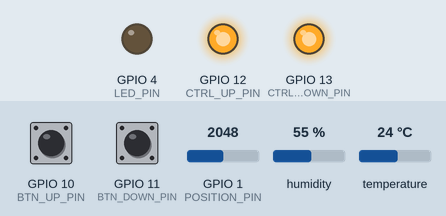
Simulated run of this sketch. Board: ESP32-S3. Parts: output pins drawn as LEDs (lit = HIGH). The inputs (shaded band) are chosen by the test bench; at power-on: GPIO 10 (BTN_UP_PIN) HIGH, GPIO 1 (POSITION_PIN) = 2048, GPIO 11 (BTN_DOWN_PIN) HIGH, humidity 55 %, temperature 24 °C (analog values on the 0–4095 scale). WiFi joins after 1.5 s; servers stay silent unless stated; no MQTT or app messages arrive unless stated.

Above: at 4.4 s.
4.5 s: GPIO 10 (BTN_UP_PIN) pulled LOW for 0.15 s
At 5.7 s:
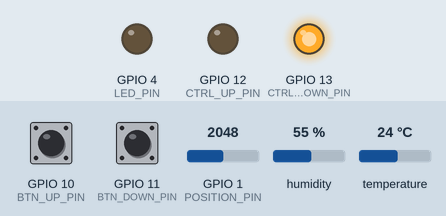
6.1 s: GPIO 1 (POSITION_PIN) set to 3603
At 7.1 s:
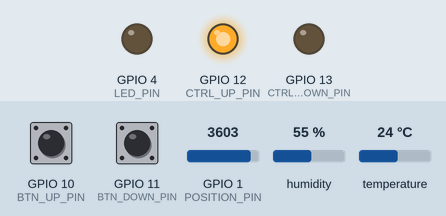
7.6 s: GPIO 1 (POSITION_PIN) set to 2866
At 8.8 s:
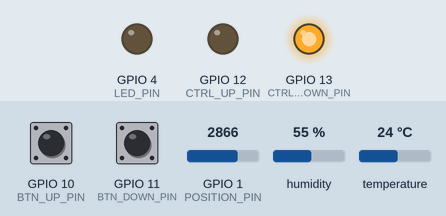
9.1 s: GPIO 1 (POSITION_PIN) set to 4095
At 10.6 s:
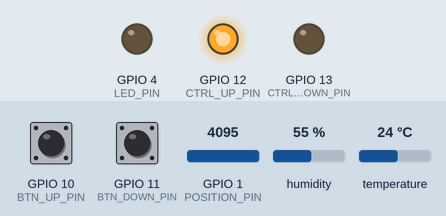
Timing chart, 0 to 11.7 s (numbered marks = the images above; inputs shaded):
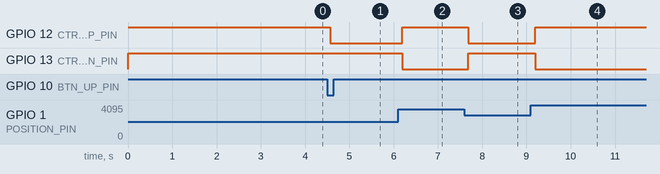

Measured:
- after the input at 4.5 s, GPIO 12 (CTRL_UP_PIN): HIGH → LOW after 0.06 s
- after the input at 6.1 s, GPIO 12 (CTRL_UP_PIN): LOW → HIGH after 0.10 s; GPIO 13 (CTRL_DOWN_PIN): HIGH → LOW after 0.10 s
- after the input at 7.6 s, GPIO 12 (CTRL_UP_PIN): HIGH → LOW after 0.09 s; GPIO 13 (CTRL_DOWN_PIN): LOW → HIGH after 0.09 s
- after the input at 9.1 s, GPIO 12 (CTRL_UP_PIN): LOW → HIGH after 0.10 s; GPIO 13 (CTRL_DOWN_PIN): HIGH → LOW after 0.10 s

The sketch:

LinakMotorController.ino
```cpp
#include <Wire.h>
#include <EEPROM.h>
#include <WiFi.h>
#include <PubSubClient.h>
#include <AM2302-Sensor.h>

//#define DEBUG

#ifdef DEBUG
  const uint16_t UART_SPEED       = 9600;
#endif
// Pins used
const uint8_t POSITION_PIN    = 1; // ADC value from violet wire
const uint8_t LED_PIN         = 4; // Used for errors
const uint8_t BTN_UP_PIN      = 10; // 1 on PCB
const uint8_t BTN_DOWN_PIN    = 11; // 2 on PCB
const uint8_t CTRL_UP_PIN     = 12; // 3 on PCB
const uint8_t CTRL_DOWN_PIN   = 13; // 4 on PCB
const uint8_t DHT22_PIN       = 14; // 5 on PCB

// Constants
const char* SSID              = "WIF_SSID";
const char* PASSWORD          = "WIFI_PASSWORD";
const char* MQTT_SERVER       = "XXX.XXX.XXX.XXX";
const char* MQTT_USERNAME     = "MQTT_USER";
const char* MQTT_PASSWORD     = "MQTT_PASSWORD";
const char* CLIENT_ID         = "Linak1";
const char* TOPIC_TEMPERATURE = "wifi/Linak1/Temperature";
const char* TOPIC_HUMIDITY    = "wifi/Linak1/Humidity";
const char* TOPIC_POSITION    = "wifi/Linak1/Position"; // Report position
const char* TOPIC_S_POSITION  = "wifi/Linak1/setPosition"; // Set position
const char* TOPIC_BUTTON      = "wifi/Linak1/Button"; // Report Button
const char* TOPIC_S_BUTTON    = "wifi/Linak1/setButton"; //Set Button

// Handle in OpenHAB
//const char* TOPIC_ALLOW_OPEN  = "Linak1/OpeningAllowed";
// Distance 0 to 500mm
// Board 1
// R2 = 0.996k, R1 = 9.99k, @10V the output is 907mV or 3378 ADC
// @ 500mm we have 2880ADC, so the distance d = 0.1736*ADC units
const float  POSITION_COEFF     = 0.1736;
const float  POSITION_TOLERANCE = 0.2; // in mm
const float  POSITION_MAX       = 500.0; // in mm
// Handle in OpenHAB

const uint16_t WIFI_PERIOD      = 1000;
const uint16_t WIFI_BREAK       = 2000;
const uint16_t MQTT_PERIOD      = 5; // Seconds
const uint8_t DEBOUNCE_DELAY    = 50;
const uint8_t DELAY_MQTT        = 50;
const uint8_t NO_OF_READINGS    = 10;

const uint8_t BUTTON_NONE       = 0;
const uint8_t BUTTON_DOWN       = 1;
const uint8_t BUTTON_UP         = 2;
const uint8_t BUTTON_STOP       = 3;

// Global variables
AM2302::AM2302_Sensor am2302(DHT22_PIN);
WiFiClient wifiClient;
PubSubClient mqttClient(wifiClient);
// Time incremented in interrupt
volatile uint16_t mqttTime = 0;
// Used to know the position to get to and current position
float targetPosition = 0.0;
float prevTargetPosition = 0.0;
// Current button
uint8_t crtMqttButton = BUTTON_NONE;
uint8_t crtHwButton = BUTTON_NONE;
// Motor position
float crtPosition = 0.0;
// Timer
hw_timer_t * timer = NULL;

// Function prototypes
void setupWiFi();
void reconnectMQTT();
void publishToMQTT(const char* topic, const String& payload);
void mqttCallback(char* topic, byte* payload, unsigned int length);
uint8_t isInTolerace();
void processPosition() ;
void moveMotor();
void moveStop();
void checkButtons();
float getPosition();
void getButtons();
void publishSensors();
void wifiErrorHandler();
void mqttErrorHandler();

// Timer interrupt function
void IRAM_ATTR onTimer() {
  mqttTime++;
}

void setup() {
  #ifdef DEBUG
    Serial.begin(UART_SPEED);
  #endif
  analogSetAttenuation(ADC_2_5db);
  analogReadResolution(12);
  pinMode(LED_PIN, OUTPUT);
  pinMode(BTN_UP_PIN, INPUT);
  pinMode(BTN_DOWN_PIN, INPUT);
  pinMode(CTRL_UP_PIN, OUTPUT);
  pinMode(CTRL_DOWN_PIN, OUTPUT);
  digitalWrite(CTRL_UP_PIN, HIGH);
  digitalWrite(CTRL_DOWN_PIN, HIGH);
  // Get motor position
  crtPosition = getPosition();
  // Set up AM302 THT 22
  am2302.begin();
  // Start WiFi
  setupWiFi();
  // Start MQTT
  mqttClient.setServer(MQTT_SERVER, 1883);
  mqttClient.setCallback(mqttCallback);
  mqttClient.subscribe(TOPIC_S_POSITION); // Subscribe to position topic
  mqttClient.subscribe(TOPIC_S_BUTTON); // Subscribe to Buttons topic
  // Publish all topics
  publishSensors();
  // Timer initialization
  // Set timer frequency to 1Mhz (default timer frequency is 80MHz)
  timer = timerBegin(0, 80, true);
  // Attach onTimer function to our timer.
  timerAttachInterrupt(timer, &onTimer, true);
  // Set alarm to call onTimer function every second (value in microseconds).
  // Repeat the alarm (third parameter) with unlimited count = 0 (fourth parameter).
  timerAlarmWrite(timer, 1000000, true);
  timerAlarmEnable(timer);
  #ifdef DEBUG
    Serial.println("Done.");
  #endif
}

void loop() {
  yield();
  mqttClient.loop();
  // Check if a button is pressed and move the motor
  checkButtons();
  // If we get ane new position from MQTT
  if(prevTargetPosition != targetPosition){
    moveMotor();
  }
  // Publish sensor data to MQTT server
  if (mqttTime >= MQTT_PERIOD) {
    publishSensors();
    mqttTime = 0;
  }

  // Flash LED for WiFi or MQTT errors
  if (!WiFi.isConnected()) {
    wifiErrorHandler();
  }
  if (!mqttClient.connected()) {
    mqttErrorHandler();
  }
}

// Set up WiFi connection
void setupWiFi() {
  WiFi.mode(WIFI_STA);
  WiFi.hostname(CLIENT_ID);
  WiFi.useStaticBuffers(true);
  WiFi.disconnect();
  delay(WIFI_PERIOD);
  WiFi.begin(SSID, PASSWORD);
  // Wait until WiFi is connected
  while (WiFi.status() != WL_CONNECTED) {
    delay(WIFI_PERIOD);
  }
}

// Reconnect to MQTT server if connection lost
void reconnectMQTT() {
  while (!mqttClient.connected()) {
    if (mqttClient.connect(CLIENT_ID, MQTT_USERNAME, MQTT_PASSWORD)) {
      // Subscribe to position topic once connected
      mqttClient.subscribe(TOPIC_S_POSITION);
      mqttClient.subscribe(TOPIC_S_BUTTON);
    } else {
      delay(WIFI_PERIOD);
    }
  }
}

// Publish data to MQTT server
void publishToMQTT(const char* topic, const String& payload) {
  if (!mqttClient.connected()) {
    reconnectMQTT();
  }
  mqttClient.publish(topic, payload.c_str());
  delay(DELAY_MQTT);
}

// MQTT callback function
void mqttCallback(char* topic, byte* payload, unsigned int length) {
  String messageTemp;
  for (int i = 0; i < length; i++) {
    messageTemp += (char)payload[i];
  }
  if (strcmp(topic, TOPIC_S_POSITION) == 0) {
    // If the motor is not moving accept new position
    targetPosition = messageTemp.toFloat();
  }
  if (strcmp(topic, TOPIC_S_BUTTON) == 0) {
    crtMqttButton = messageTemp.toInt();
  }
}

// Check if the current position is within tolerance
uint8_t isInTolerace() {
  if((targetPosition > (crtPosition - POSITION_TOLERANCE)) && (targetPosition < (crtPosition + POSITION_TOLERANCE))) {
    return 1;
  } else {
    return 0;
  }
}

void processPosition() {
  // Move motor based on position change
  if (targetPosition < crtPosition) {
    // Pull motor rod
    digitalWrite(CTRL_UP_PIN, HIGH);
    digitalWrite(CTRL_DOWN_PIN, LOW);
    crtMqttButton = BUTTON_DOWN;
  } else if (targetPosition > crtPosition) {
    // Push motor rod
    digitalWrite(CTRL_UP_PIN, LOW);
    digitalWrite(CTRL_DOWN_PIN, HIGH);
    crtMqttButton = BUTTON_UP;
  }
}

// Move the motor
void moveMotor() {
  // Get current position
  crtPosition = getPosition();
  // Do I need to move?
  if(!isInTolerace()) {
    processPosition();
    uint16_t prevMqttTime = mqttTime;
    while(!isInTolerace()) {
      // Get current position
      crtPosition = getPosition();
      // Check if stop button is pressed/ check MQTT
      getButtons();
      processPosition();
      yield();
      mqttClient.loop();
      // Exit if we detect stop
      if ((crtHwButton == BUTTON_STOP) || (crtMqttButton == BUTTON_STOP)) break;
      // Send position to MQTT every second
      if(prevMqttTime != mqttTime) {
        prevMqttTime = mqttTime;
        publishToMQTT(TOPIC_BUTTON, String(crtMqttButton));
        publishToMQTT(TOPIC_POSITION, String(crtPosition));
      }
    }
  }
  moveStop();
}

// Stop the motor
void moveStop() {
  digitalWrite(CTRL_UP_PIN, HIGH);
  digitalWrite(CTRL_DOWN_PIN, HIGH);
  crtMqttButton = BUTTON_STOP;
  targetPosition = getPosition();
  prevTargetPosition = targetPosition;
  publishToMQTT(TOPIC_POSITION, String(getPosition()));
  publishToMQTT(TOPIC_BUTTON, String(crtMqttButton));
}

// Moves the motor when a button is pressed
void checkButtons() {
  // Check if stop button is pressed
  getButtons();
  if ((crtHwButton == BUTTON_DOWN) || (crtMqttButton == BUTTON_DOWN)) {
    targetPosition = POSITION_TOLERANCE;
  } else if ((crtHwButton == BUTTON_UP) || (crtMqttButton == BUTTON_UP)) {
    targetPosition = POSITION_MAX;
  }
}

// Read current position from analog pin
float getPosition() {
  float sum = 0.0;
  for(uint8_t i = 0; i < NO_OF_READINGS; i++){
    sum += (float)analogRead(POSITION_PIN);
    delay(1);
  }
  sum /= (float)NO_OF_READINGS;
  return sum * POSITION_COEFF;
}

// Read button states
void getButtons() {
  crtHwButton = (!digitalRead(BTN_UP_PIN) << 1) | !digitalRead(BTN_DOWN_PIN);
  delay(DEBOUNCE_DELAY);
}

// Read sensor data and publish to MQTT
void publishSensors() {
  publishToMQTT(TOPIC_TEMPERATURE, String(am2302.get_Temperature()));
  publishToMQTT(TOPIC_HUMIDITY, String(am2302.get_Humidity()));
  publishToMQTT(TOPIC_POSITION, String(getPosition()));
  publishToMQTT(TOPIC_BUTTON, String(crtMqttButton));
}

// Handle WiFi error
void wifiErrorHandler() {
  constexpr uint16_t wifi_delay = 500;
  for (int i = 0; i < 2; i++) {
    digitalWrite(LED_PIN, HIGH);
    delay(wifi_delay);
    digitalWrite(LED_PIN, LOW);
    delay(wifi_delay);
  }
  delay(WIFI_BREAK); // 2 seconds break
}

// Handle MQTT error
void mqttErrorHandler() {
  constexpr uint16_t mqtt_delay = 500;
  for (int i = 0; i < 3; i++) {
    digitalWrite(LED_PIN, HIGH);
    delay(mqtt_delay);
    digitalWrite(LED_PIN, LOW);
    delay(mqtt_delay);
  }
  delay(WIFI_BREAK); // 2 seconds break
}
```
